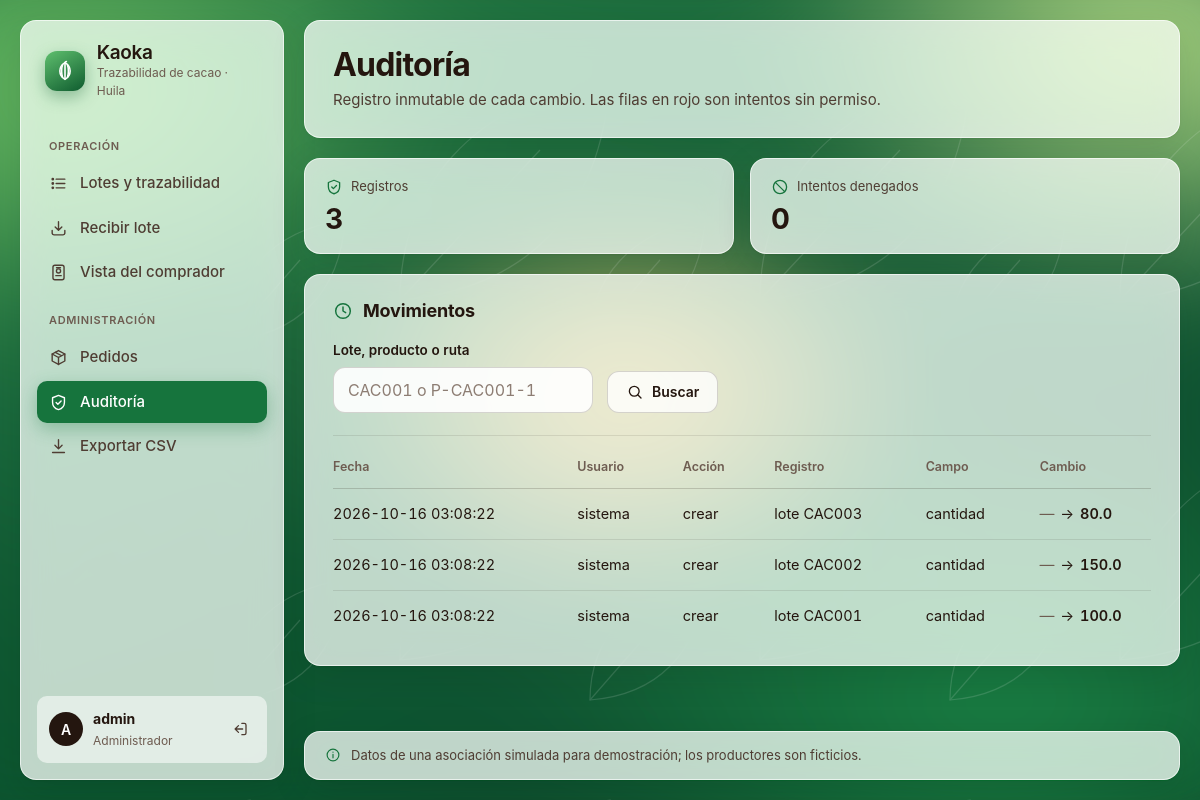
/admin/auditoria (signed in), run on an earlier commit of the app's database.
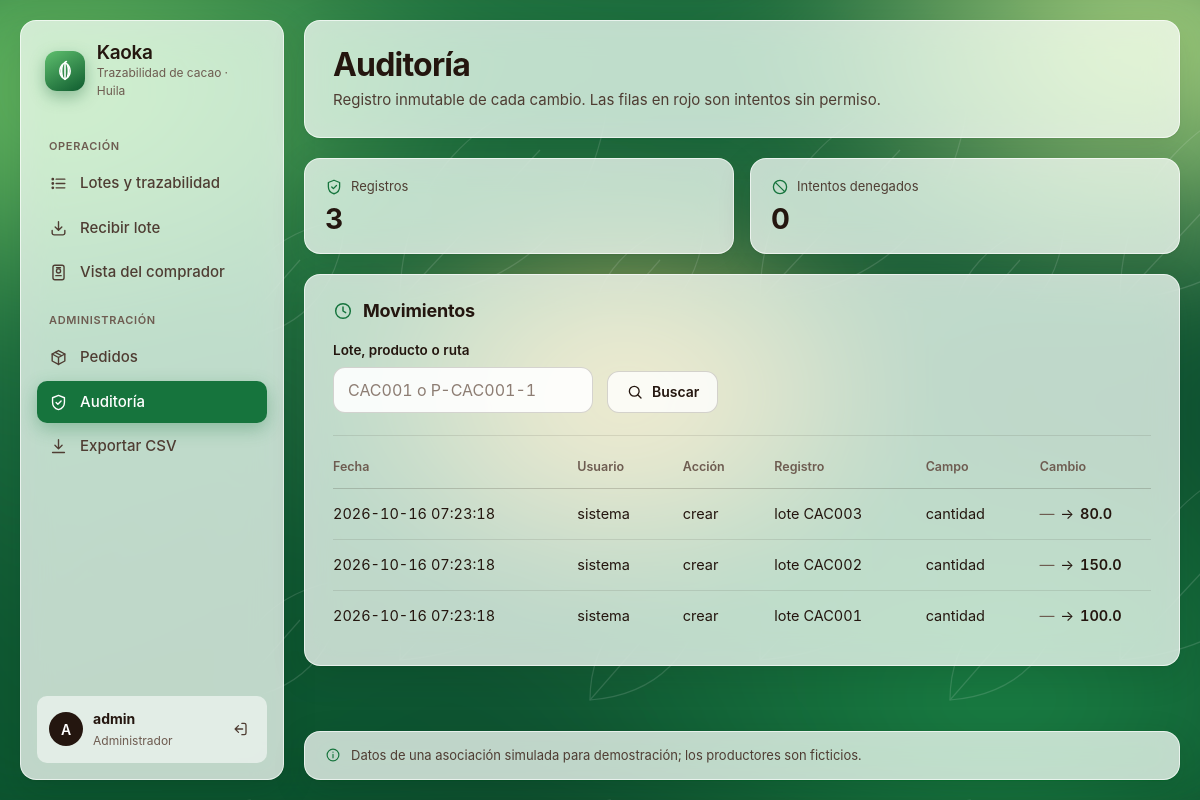
And on a later commit of the database.
### tables this page shows
CREATE TABLE auditoria (
    id             INTEGER PRIMARY KEY AUTOINCREMENT,
    usuario        TEXT NOT NULL CHECK (length(trim(usuario)) > 0),   
    fecha          TEXT NOT NULL DEFAULT (datetime('now', 'localtime')),
    accion         TEXT NOT NULL CHECK (length(trim(accion)) > 0),
    entidad        TEXT NOT NULL CHECK (length(trim(entidad)) > 0),
    entidad_id     TEXT,                                              
    campo          TEXT,
    valor_anterior TEXT,
    valor_nuevo    TEXT
);

### src/auth.py (the view)
@bp_auth.route("/admin/auditoria")
@solo_admin
def auditoria():
    filtro = request.args.get("q", "").strip().upper()
    filas = obtener_db().execute(
        "SELECT * FROM auditoria WHERE entidad_id LIKE ? ORDER BY id DESC", (f"%{filtro}%",)
    ).fetchall()
    return render_template("auditoria.html", filas=filas, q=filtro)

### src/auth.py (called while the page is built)
def login_requerido(vista):
    @wraps(vista)
    def envoltura(*args, **kwargs):
        if "usuario" not in session:
            return redirect(url_for("auth.login"))
        g.usuario, g.rol = session["usuario"], session["rol"]
        return vista(*args, **kwargs)
    return envoltura

def solo_admin(vista):
    @wraps(vista)
    @login_requerido
    def envoltura(*args, **kwargs):
        if g.rol != "admin":
            db = obtener_db()
            with db:
                registrar(db, g.usuario, f"DENEGADO: {request.path}", "ruta", request.path, "rol", "", g.rol)
            abort(403)
        return vista(*args, **kwargs)
    return envoltura

### src/db.py (called while the page is built)
def obtener_db():
    if "db" not in g:
        g.db = sqlite3.connect(RUTA_DB)
        g.db.row_factory = sqlite3.Row
        g.db.execute("PRAGMA foreign_keys = ON")
    return g.db

def cerrar_db(error=None):
    db = g.pop("db", None)
    if db is not None:
        db.close()

### src/templates/auditoria.html (shortened to what this page needs)
{% extends "base.html" %}
{% from "_iconos.html" import icono %}
{% block contenido %}
{% set cuenta = namespace(denegados=0) %}
{% for a in filas if a.accion.startswith('DENEGADO') %}{% set cuenta.denegados = cuenta.denegados + 1 %}{% endfor %}
<header class="encabezado vidrio aparece">
  <div>
    <h1 class="titulo">Auditoría</h1>
    <p class="subtitulo">Registro inmutable de cada cambio. Las filas en rojo son intentos sin permiso.</p>
  </div>
</header>
<section class="resumen" aria-label="Resumen de la auditoría" style="grid-template-columns: repeat(auto-fit, minmax(180px, 1fr))">
  <div class="resumen-item vidrio aparece"><span>{{ icono('escudo') }}Registros</span><b>{{ filas|length }}</b></div>
  <div class="resumen-item vidrio aparece"><span>{{ icono('bloqueo') }}Intentos denegados</span><b>{{ cuenta.denegados }}</b></div>
</section>
<section class="panel vidrio aparece" aria-labelledby="t-auditoria">
  <div class="panel-titulo"><h2 id="t-auditoria">{{ icono('reloj') }}Movimientos{% if q %} de «{{ q }}»{% endif %}</h2></div>
  <form class="filtros" method="get">
    <div class="campo">
      <label for="q">Lote, producto o ruta</label>
      <input class="control" id="q" name="q" value="{{ q }}" placeholder="CAC001 o P-CAC001-1" autocapitalize="characters">
    </div>
    <button class="boton boton-secundario" type="submit">{{ icono('buscar') }}Buscar</button>
  </form>
  <hr class="separador">
  <div class="tabla-envoltura">
    <table class="tabla tabla-apilable">
      <thead><tr><th scope="col">Fecha</th><th scope="col">Usuario</th><th scope="col">Acción</th><th scope="col">Registro</th><th scope="col">Campo</th><th scope="col">Cambio</th></tr></thead>
      <tbody>
      {% for a in filas %}
        {% set denegado = a.accion.startswith('DENEGADO') %}
        <tr class="{{ 'fila-denegada' if denegado }}">
          <td data-etiqueta="Fecha">{{ a.fecha }}</td>
          <td data-etiqueta="Usuario">{{ a.usuario }}</td>
          <td data-etiqueta="Acción" class="{{ 'accion-denegada' if denegado }}">{{ a.accion }}</td>
          <td data-etiqueta="Registro">{{ a.entidad }} {{ a.entidad_id }}</td>
          <td data-etiqueta="Campo">{{ a.campo or '—' }}</td>
          <td data-etiqueta="Cambio"><span class="cambio"><del>{{ a.valor_anterior or '—' }}</del><span aria-hidden="true">→</span><span class="sr-only">a</span><ins>{{ a.valor_nuevo }}</ins></span></td>
        </tr>
      {% else %}
        <tr><td colspan="6" class="sin-etiqueta"><p class="vacio">{{ icono('info') }}Sin registros{% if q %} para «{{ q }}»{% endif %}.</p></td></tr>
      {% endfor %}
      </tbody>
    </table>
  </div>
</section>
{% endblock %}

### src/templates/base.html (shortened to what this page needs)
{% from "_iconos.html" import icono %}
<!doctype html>
<html lang="es">
<head>
  <link rel="stylesheet" href="{{ url_for('static', filename='kaoka.css') }}">
</head>
<body>
  <div class="atmosfera" aria-hidden="true"></div>
  <div class="hojas" aria-hidden="true"></div>
  {% block cuerpo %}
  {% set ep = request.endpoint or '' %}
  <div class="app">
    <aside class="lateral vidrio" id="lateral">
      <a class="marca" href="{{ url_for('lotes.lista_lotes') }}">
        <span class="marca-icono">{{ icono('mazorca') }}</span>
        <span class="marca-texto"><b>Kaoka</b><span>Trazabilidad de cacao · Huila</span></span>
      </a>
      <nav class="nav" id="nav-principal" aria-label="Principal">
        <span class="nav-titulo">Operación</span>
        <a href="{{ url_for('lotes.lista_lotes') }}" {% if ep in ('lotes.lista_lotes', 'lotes.detalle', 'lotes.transformar') %}aria-current="page"{% endif %}>{{ icono('lista') }}Lotes y trazabilidad</a>
        <a href="{{ url_for('lotes.lote_nuevo') }}" {% if ep == 'lotes.lote_nuevo' %}aria-current="page"{% endif %}>{{ icono('recibir') }}Recibir lote</a>
        <a href="{{ url_for('productos.comprador') }}">{{ icono('ficha') }}Vista del comprador</a>
        {% if session.rol == 'admin' %}
        <span class="nav-titulo">Administración</span>
        <a href="{{ url_for('pedidos.lista') }}" {% if ep == 'pedidos.lista' %}aria-current="page"{% endif %}>{{ icono('producto') }}Pedidos</a>
        <a href="{{ url_for('auth.auditoria') }}" {% if ep == 'auth.auditoria' %}aria-current="page"{% endif %}>{{ icono('escudo') }}Auditoría</a>
        <a href="{{ url_for('productos.exportar') }}">{{ icono('descargar') }}Exportar CSV</a>
        {% endif %}
      </nav>
      <div class="usuario">
        <span class="avatar" aria-hidden="true">{{ (session.usuario or '?')[0] }}</span>
        <div><b>{{ session.usuario }}</b><small>{{ 'Administrador' if session.rol == 'admin' else 'Operador de planta' }}</small></div>
        <a href="{{ url_for('auth.logout') }}" title="Salir">{{ icono('salir') }}<span class="sr-only">Salir</span></a>
      </div>
    </aside>
    <div class="principal">
      <main class="contenido" id="contenido" tabindex="-1">
        {% block contenido %}{% endblock %}
      </main>
      <footer class="pie vidrio">{{ icono('info') }}Datos de una asociación simulada para demostración; los productores son ficticios.</footer>
    </div>
  </div>
  {% endblock %}
</body>
</html>

What changed in the data, as far as the page shows it:
changed auditoria "CAC003": fecha "2026-10-16 03:08:22" → "2026-10-16 07:23:18"
changed auditoria "CAC002": fecha "2026-10-16 03:08:22" → "2026-10-16 07:23:18"
changed auditoria "CAC001": fecha "2026-10-16 03:08:22" → "2026-10-16 07:23:18"
